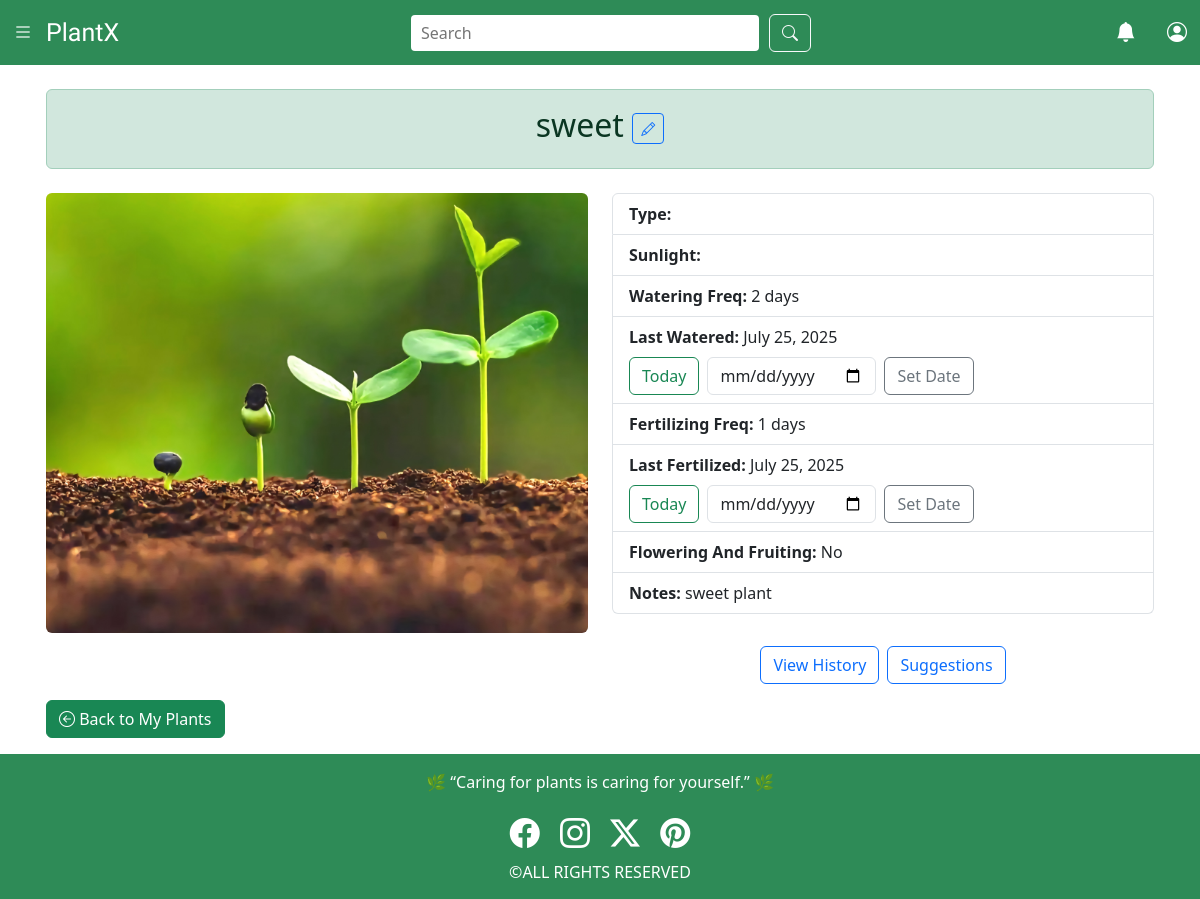
Page /myplants/10/ (signed in) on the committed database.
### plant/models.py (models this page shows, shortened)
class userplant(models.Model):
    PLANT_TYPES = [
        ('Succulent', 'Succulent'),
        ('Fern', 'Fern'),
        ('Cactus', 'Cactus'),
        ('Herb', 'Herb'),
        ('Other', 'Other'),
    ]
    SUNLIGHT_OPTIONS = [
        ('Low', 'Low'),
        ('Medium', 'Medium'),
        ('High', 'High'),
    ]
    LOCATION_CHOICES = [
        ('Indoor', 'Indoor'),
        ('Outdoor', 'Outdoor'),
    ]
    STATUS_OPTIONS = [
        ('Healthy', 'Healthy'),
        ('Needs Attention', 'Needs Attention'),
        ('Dying', 'Dying'),
        ('Dead', 'Dead'),
    ]
    user = models.ForeignKey(User, on_delete=models.CASCADE)
    nickname = models.CharField(max_length=100, blank=True)
    plant_type = models.CharField(max_length=50, choices=PLANT_TYPES, blank=True)
    custom_image = models.ImageField(upload_to='user_plants/', blank=True, null=True)
    location = models.CharField(max_length=10, choices=LOCATION_CHOICES, blank=True)
    sunlight_available = models.CharField(max_length=10, choices=SUNLIGHT_OPTIONS, blank=True)
    planted_date = models.DateField(default=date.today, help_text="The date when the plant was planted")
    last_watered = models.DateField(blank=True, null=True)
    watering_frequency = models.PositiveIntegerField(help_text="How often the plant should be watered, in days (e.g., every 3 days).", blank=True, null=True)
    last_fertilized = models.DateField(blank=True, null=True, help_text="Date when the plant was last given fertilizer.")
    fertilizing_frequency = models.PositiveIntegerField(help_text="How often to fertilize, in days.", blank=True, null=True)
    is_flowering_and_fruiting= models.BooleanField(default=False, help_text="whether the plant is currently flowering.")
    notes = models.TextField(blank=True, help_text="Any additional notes – observations, reminders, or tips.")
    deleted = models.BooleanField(default=False)
    deleted_at = models.DateTimeField(null=True, blank=True)

### plant/views.py (the view)
# urls.py: path('myplants/<int:userplant_id>/', views.myplantinfo, name='myplantinfo'),
def myplantinfo(request, userplant_id):
    plant = get_object_or_404(userplant, id=userplant_id, user=request.user)
    return render(request, 'plant/myplantinfo.html', {'plant': plant})

### plant/context_processors.py (called while the page is built)
def userplants_context(request):
    if request.user.is_authenticated:
        return {
            'userplant': userplant.objects.filter(user=request.user, deleted_at__isnull=True)
        }
    return {'userplant': None}

### plant/templates/plant/myplantinfo.html (shortened to what this page needs)
{% load static %}
<!DOCTYPE html>
<html lang="en">
<head>
    <link href="https://cdn.jsdelivr.net/npm/bootstrap@5.3.7/dist/css/bootstrap.min.css" rel="stylesheet">
    <link rel="stylesheet" href="https://cdn.jsdelivr.net/npm/bootstrap-icons@1.13.1/font/bootstrap-icons.min.css">
</head>
<body>
    {% include 'plant/navbar.html' %}
    <div class="container mt-2 p-3">
        <div class="alert alert-success text-center">
            <h2>
                {{ plant.nickname|default:"Unnamed Plant" }}
                <button class="btn btn-sm btn-outline-primary" data-bs-toggle="modal" data-bs-target="#editModal">
                    <i class="bi bi-pencil"></i>
                </button>
            </h2>
        </div>
        <div class="row">
            <div class="col-md-6 mt-2">
                {% if plant.custom_image %}
                    <img src="{{ plant.custom_image.url }}" class="img-fluid rounded" alt="{{ plant.nickname }}">
                {% else %}
                    <img src="{% static 'plant/bg4.jpg' %}" class="card-img-top rounded" alt="{{ plant.nickname }}" style="height: 440px; object-fit: cover;">
                {% endif %}
            </div>
            <div class="col-md-6 mt-2">
                <ul class="list-group">
                    <li class="list-group-item"><strong>Type:</strong> {{ plant.plant_type }}</li>
                    <li class="list-group-item"><strong>Sunlight:</strong> {{ plant.sunlight_available }}</li>
                    <li class="list-group-item"><strong>Watering Freq:</strong> {{ plant.watering_frequency }} days</li>
                    <li class="list-group-item">
                        <strong>Last Watered:</strong> {{ plant.last_watered }}
                        <div class="d-flex align-items-center gap-2 mt-2 flex-wrap">
                            <form method="post" action="{% url 'update_last_watered' plant.id %}">
                                <button type="submit" class="btn btn-outline-success">Today</button>
                            </form>
                            <form method="post" action="{% url 'update_custom_date' plant.id %}" class="d-flex align-items-center gap-2">
                                <input type="date" name="custom_date" class="form-control w-auto" required>
                                <button type="submit" name="action" value="watered" class="btn btn-outline-secondary">
                                    Set Date
                                </button>
                            </form>
                        </div>
                    </li>
                    <li class="list-group-item"><strong>Fertilizing Freq:</strong> {{ plant.fertilizing_frequency }} days</li>
                    <li class="list-group-item">
                        <strong>Last Fertilized:</strong> {{ plant.last_fertilized }}
                        <div class="d-flex align-items-center gap-2 mt-2 flex-wrap">
                            <form method="post" action="{% url 'update_last_fertilized' plant.id %}">
                                <button type="submit" class="btn btn-outline-success">Today</button>
                            </form>
                            <form method="post" action="{% url 'update_custom_date' plant.id %}" class="d-flex align-items-center gap-2">
                                <input type="date" name="custom_date" class="form-control w-auto" required>
                                <button type="submit" name="action" value="fertilized" class="btn btn-outline-secondary">
                                    Set Date
                                </button>
                            </form>
                        </div>
                    </li>
                    <li class="list-group-item"><strong>Flowering And Fruiting:</strong> {{ plant.is_flowering|yesno:"Yes,No" }}</li>
                    <li class="list-group-item"><strong>Notes:</strong> {{ plant.notes|default:"No notes added yet." }}</li>
                </ul>
                <div class="d-flex justify-content-center flex-wrap gap-2 mt-3">
                    <a href="{% url 'history' userplant_id=plant.id %}" class="btn btn-outline-primary mt-3">
                        View History
                    </a>
                    <a href="{% url 'notifications' %}" class="btn btn-outline-primary mt-3">
                        Suggestions
                    </a>
                </div>
            </div>
        </div>
        <a href="{% url 'myplants' %}" class="btn btn-success mt-3">
            <i class="bi bi-arrow-left-circle"></i> Back to My Plants
        </a>
    </div>
    {% include 'plant/footer.html' %}
</body>
</html>

### plant/templates/plant/navbar.html (style rules this page uses)
body { margin: 0; font-family: Arial, sans-serif; }

### rows in the picture
userplant: nickname "sweet", watering_frequency "2", last_watered "July 25, 2025", fertilizing_frequency "1", last_fertilized "July 25, 2025", notes "sweet plant"

### other values in the picture
{{ plant.is_flowering|yesno:"Yes,No" }} "No"
